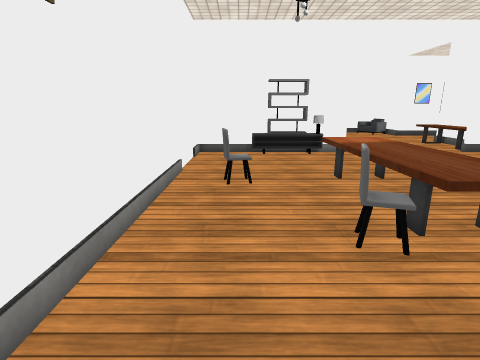
[1] (above)

24 first-person views from a walk through a Unity game level. The camera is 1.4 m above the floor, tilts 14° down and sees 80° across. The floor is counted in squares, 0.5 m on a side. Each view is taken from the middle of a square. On the plan, view 1 faces up. The plan holds only what a view shows up to about 20 squares ahead; the rest is blank. The place goes on beyond the plan. The player character is not drawn. Some surface patterns are stand-ins.

[2]
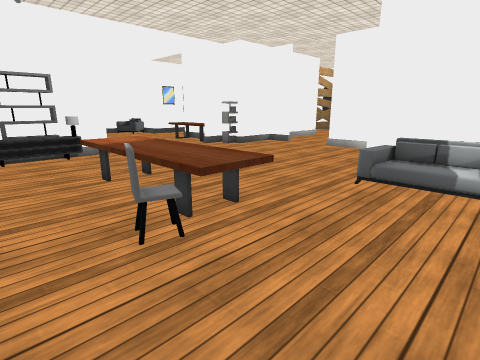

[3]
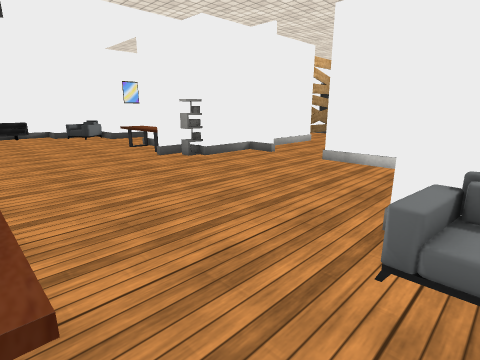

[4]
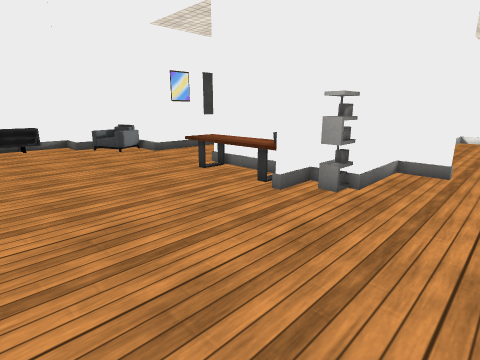

[5]
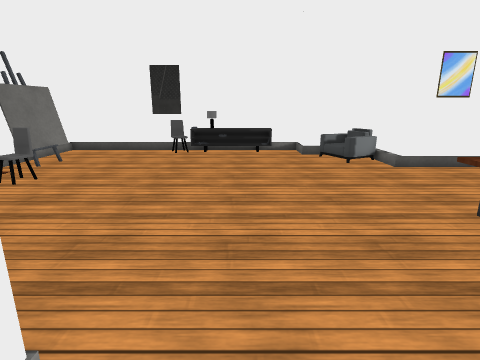

[6]
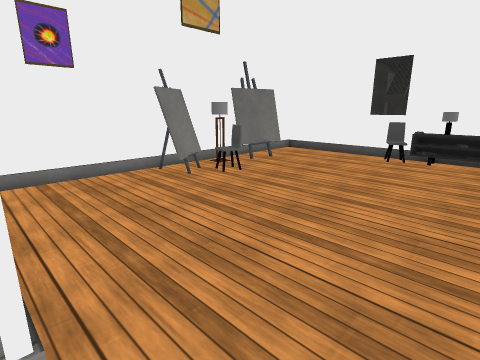

[7]
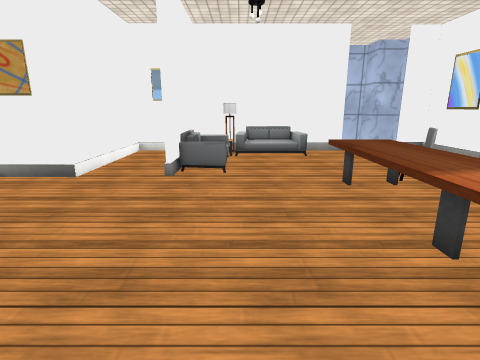

[8]
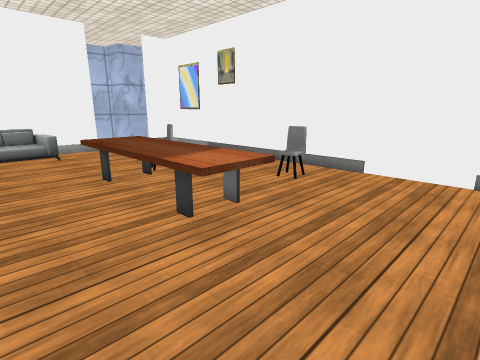

[9]
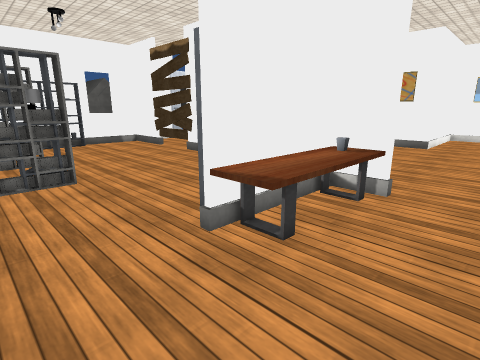

[10]
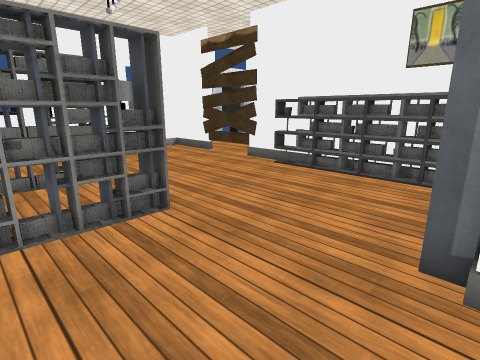

[11]
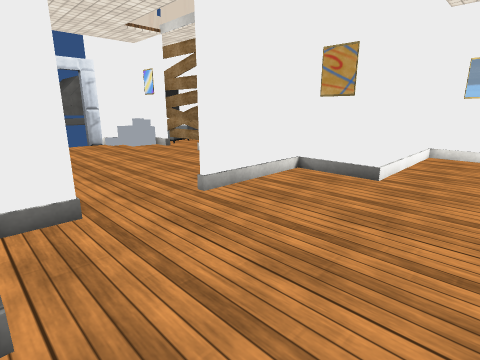

[12]
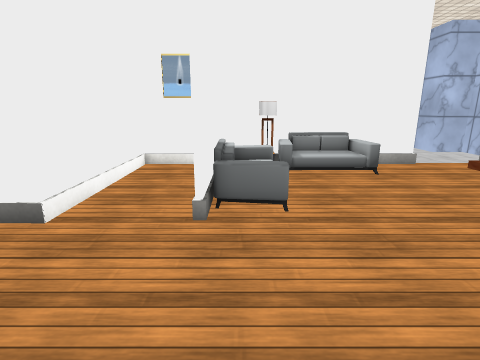

[13]
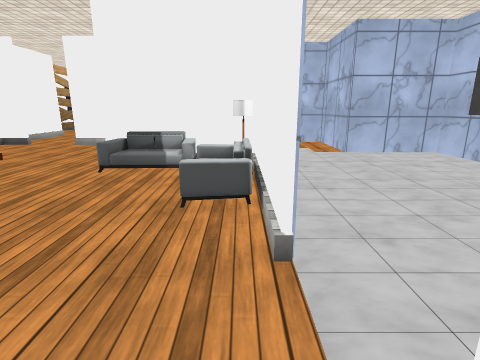

[14]
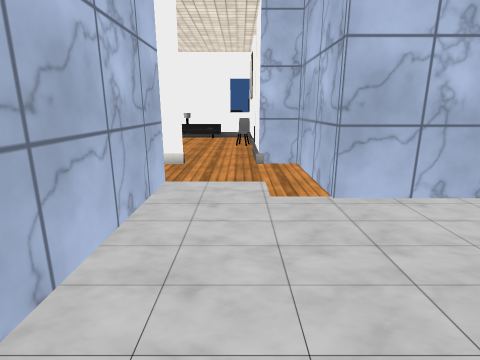

[15]
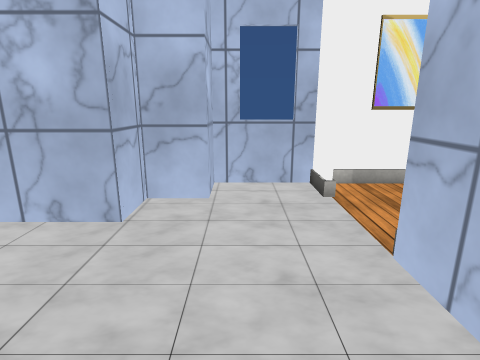

[16]
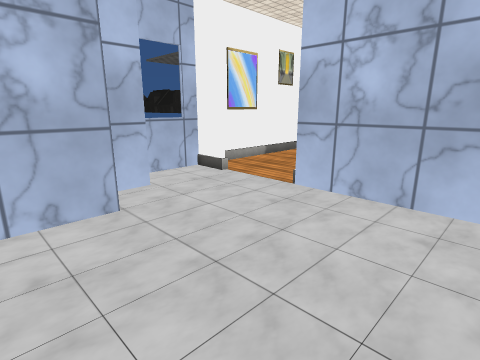

[17]
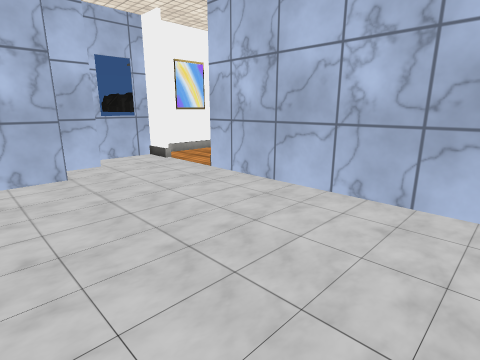

[18]
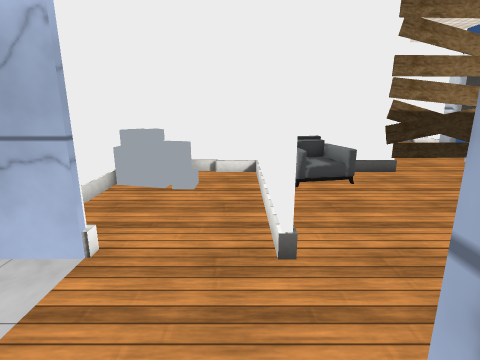

[19]
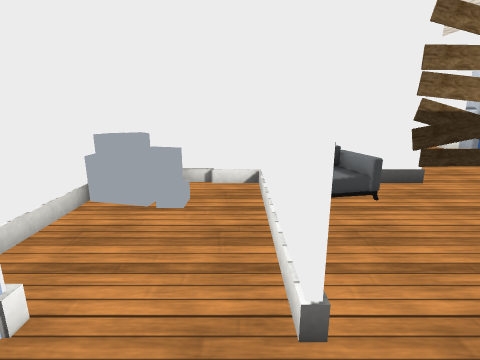

[20]
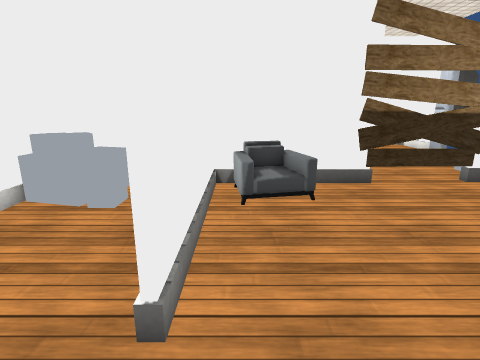

[21]
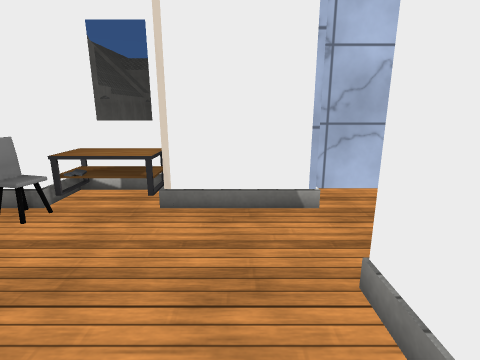

[22]
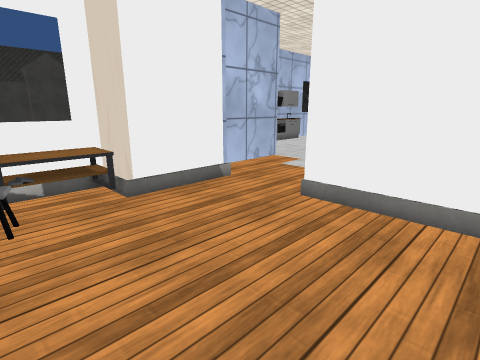

[23]
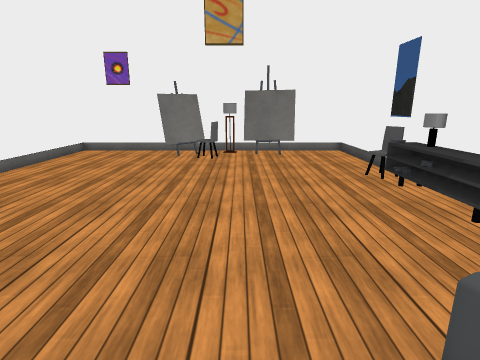

[24]
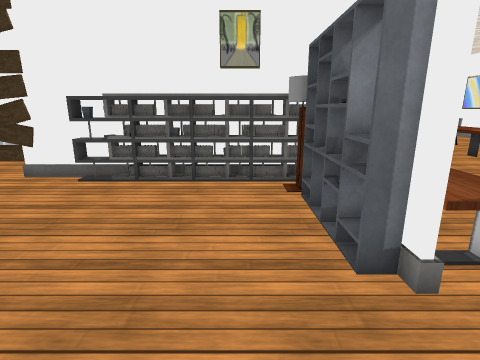

### Floor plan
Key: @ floor where view 1 was taken; # wall or solid block; . main floor; : floor 0.25 m higher than the main floor; = window, fence, low wall or low ledge; ^ raised ledge; v drop or lower ground; T table; C chair; P pot; O other object.
Columns run from 3 left of view 1 to 31 right of it. Each row starts with its distance up from view 1.
 37 #######=##O######
 36 #.......OOOOOOO.#
 35 #...............#####
 34 #................OOO#
 33 ###...............OO#
 32  ##...............OO#
 31 ###.................#####
 30 #O#........................
 29 #O.C.......................O ...
 28 #==OC......................O#...
 27 ###........................O#...
 26 #O#=.......................O#  .O#
 25 #.................TT# ..........
 24 #.................TTT^.............
 23 #.................TTTO.............
 22 #.................TTT#.............
 21 #.................TTT#.............
 20 #.................TPT#.............
 19 ######O####.......####.............
 18 #...OOOOO..........OOOOOOOOOOO ....
 17 #..................O#############OO
 16 #.......................#     .....
 15 #.......................#..........
 14 #.............................
 13 #......TTT........................
 12 #......TTT.........................
 11 #.CO...TTT..............:..........
 10 #......TTT..............#..........
  9 #......TTT..............#  ........
  8 #......TTT..............#   .......
  7 #......TTT..............#    ......
  6 #.....CTTT..............#      ....
  5 #......TTT......#...############OOO
  4 #.............OOO...#OOO..#OOO.....
  3 #.............OO#...#OOO..#OOO.....
  2 #.............OO#...#OOO..#........
  1 #.............O #...#.....#.......
  0 #..@..........  #...#.....#.......
 -1 #........OOOOv  #...#.....#........
 -2 #........=OO OO #...#.....#........
 -3 ###...#################...#........
 -4 #..................................
 -5 =..................................
 -6 #.................................O
 -7 ###.......................#####TTTC
 -8   #.......................#   #TTT#
 -9   ###...............#######   #####
-10     #...............#
-11     #...............#
-12     #...............#

Positions as (right, up) in squares from view 1, and headings:
1: (0, 0), facing up
2: (0, 0), facing up-right
3: (6, 3), facing up-right
4: (7, 13), facing up-right
5: (9, 17), facing up
6: (10, 19), facing up-left
7: (10, 17), facing down
8: (10, 18), facing down-left
9: (12, 29), facing down-right
10: (17, 30), facing down-right
11: (13, 17), facing down-right
12: (12, 12), facing down
13: (-2, -2), facing right
14: (8, -6), facing right
15: (8, -6), facing left
16: (9, -12), facing up-left
17: (14, -12), facing up-left
18: (22, -8), facing up
19: (22, -6), facing up
20: (24, -6), facing up
21: (25, 1), facing down
22: (31, 2), facing down-left
23: (17, 30), facing left
24: (20, 29), facing down
